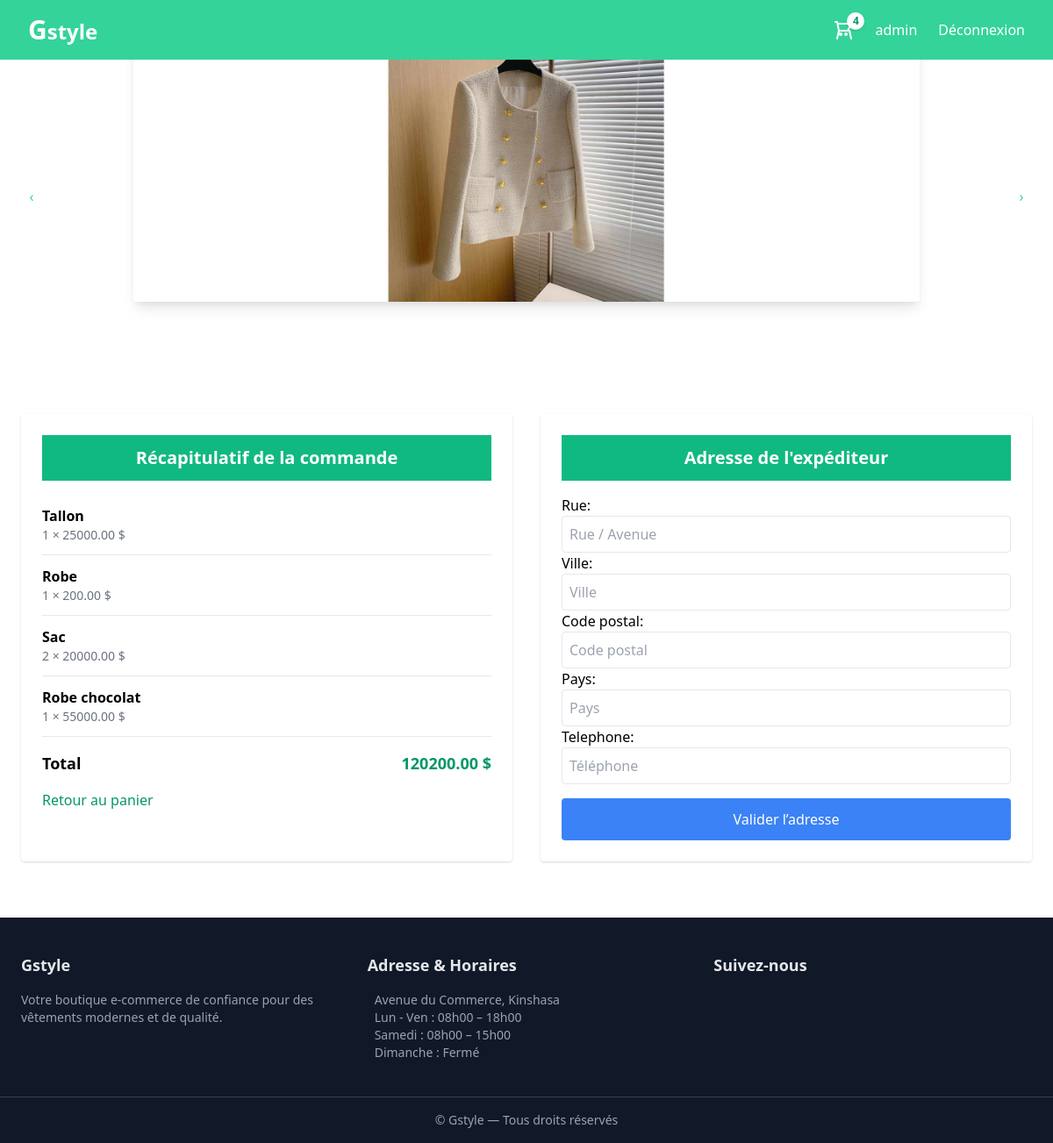
Before: /commandes/checkout/ (signed in) with the older database file.
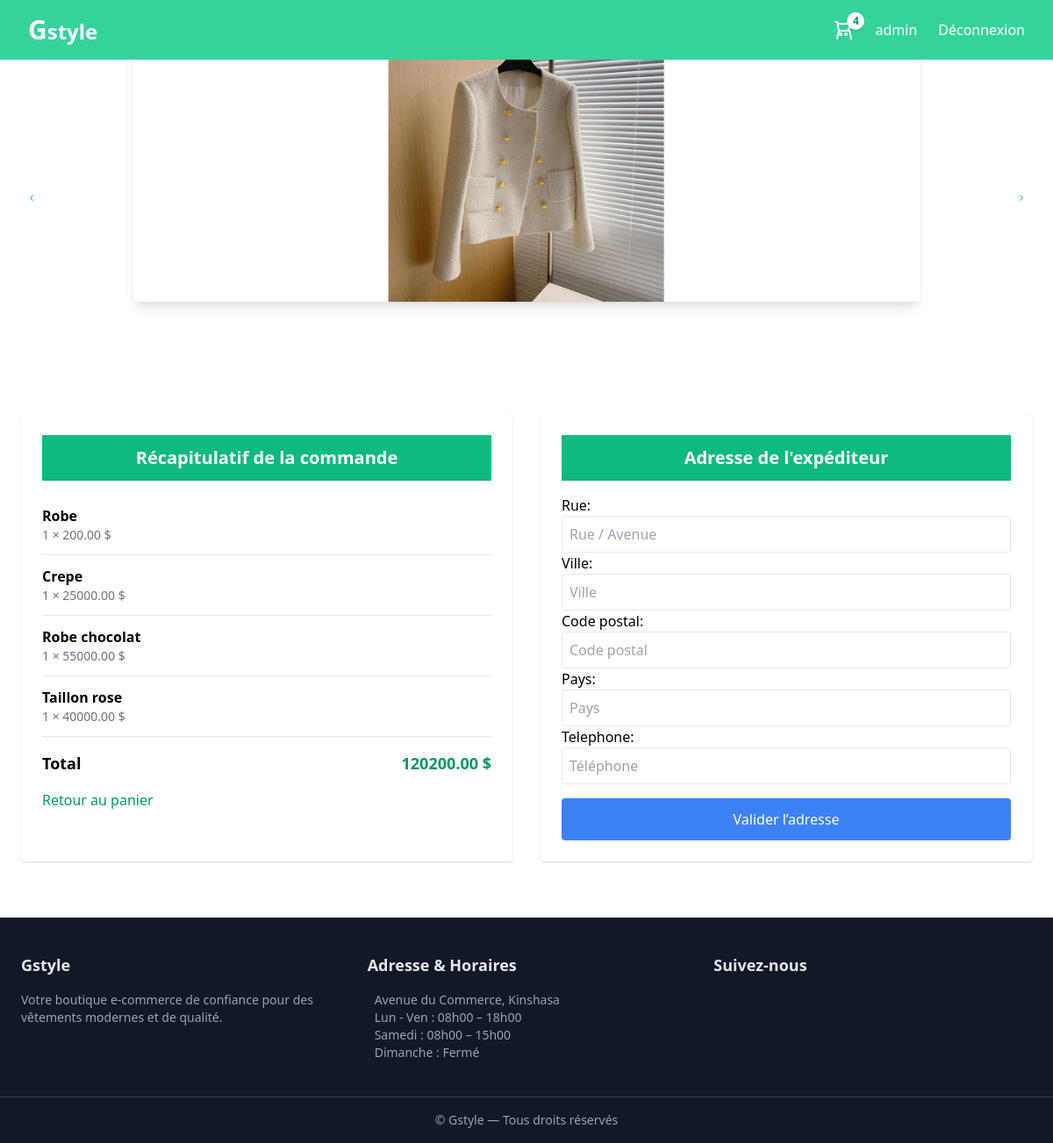
After: the same page with the newer database file.
### panier/models.py (models this page shows, shortened)
class LignePanier(models.Model):
    panier = models.ForeignKey(Panier, on_delete=models.CASCADE)
    produit = models.ForeignKey(Produit, on_delete=models.CASCADE)
    quantite = models.PositiveIntegerField(default=1)
    class Meta:
        unique_together = ('panier', 'produit')
    def total(self):
        return self.quantite * self.produit.prix

### products/models.py (models this page shows, shortened)
class Produit(models.Model):
    nom = models.CharField(max_length=200)
    description = models.TextField()
    prix = models.DecimalField(max_digits=10, decimal_places=2)
    image = models.ImageField(upload_to='products/')
    stock = models.PositiveIntegerField(default=0)
    est_populaire = models.BooleanField(default=False)
    categorie = models.ForeignKey(Categorie, on_delete=models.SET_NULL, null=True, blank=True)

### commandes/views.py (the view)
# urls.py: path("checkout/", views.checkout, name="checkout"),
@login_required
def checkout(request):
    panier = get_object_or_404(Panier, user=request.user)
    if panier.lignepanier_set.count() == 0:
        return redirect('cart')
    if request.method == "POST":
        form = AdresseForm(request.POST)
        if form.is_valid():
            adresse = form.save(commit=False)
            adresse.user = request.user
            adresse.save()
            commande = Commande.objects.create(
                user=request.user,
                adresse=adresse,
                prix_total=panier.total_price(),
                statut="EN_ATTENTE"
            )
            for ligne in panier.lignepanier_set.all():
                LigneCommande.objects.create(
                    commande=commande,
                    produit=ligne.produit,
                    quantite=ligne.quantite,
                    prix_unitaire=ligne.produit.prix
                )
            return render(request, "commandes/commande.html", {
                "panier": panier,
                "form": form,
                "commande": commande,
                "open_payment": True
            })
    else:
        form = AdresseForm()
    return render(request, "commandes/commande.html", {
        "panier": panier,
        "form": form
    })

### commandes/forms.py
class AdresseForm(forms.ModelForm):
    class Meta:
        model = Adresse
        fields = [
            "rue",
            "ville",
            "code_postal",
            "pays",
            "telephone"
        ]
        widgets = {
            "rue": forms.TextInput(attrs={
                "class": "w-full p-2 border rounded",
                "placeholder": "Rue / Avenue"
            }),
            "ville": forms.TextInput(attrs={
                "class": "w-full p-2 border rounded",
                "placeholder": "Ville"
            }),
            "code_postal": forms.TextInput(attrs={
                "class": "w-full p-2 border rounded",
                "placeholder": "Code postal"
            }),
            "pays": forms.TextInput(attrs={
                "class": "w-full p-2 border rounded",
                "placeholder": "Pays"
            }),
            "telephone": forms.TextInput(attrs={
                "class": "w-full p-2 border rounded",
                "placeholder": "Téléphone"
            }),
        }

### panier/models.py (called while the page is built)
    def total_items_count(self):
        return self.lignepanier_set.count()

### commandes/templates/commandes/commande.html (shortened to what this page needs)
{% extends "base.html" %}
{% load static %}
{% block content %}
<div class="max-w-7xl mx-auto grid grid-cols-1 md:grid-cols-2 gap-8 mt-20">
    <div class="bg-white p-6 rounded shadow">
        <h2 class="text-xl text-center py-3 text-white bg-green-500 font-bold mb-4">Récapitulatif de la commande</h2>
        {% for ligne in panier.lignepanier_set.all %}
        <div class="flex justify-between items-center border-b py-3">
            <div>
                <p class="font-semibold">{{ ligne.produit.nom }}</p>
                <p class="text-sm text-gray-500">
                    {{ ligne.quantite }} × {{ ligne.produit.prix }} $
                </p>
            </div>
        </div>
        {% endfor %}
        <div class="flex justify-between mt-4 font-bold text-lg">
            <span>Total</span>
            <span class="text-green-600">{{ panier.total_price }} $</span>
        </div>
        <a href="{% url 'cart' %}"
           class="inline-block mt-4 text-green-600 hover:underline">
            Retour au panier
        </a>
    </div>
    <div class="bg-white p-6 rounded shadow">
        <h2 class="text-xl text-center py-3 text-white bg-green-500 font-bold mb-4">Adresse de l'expéditeur</h2>
        <form method="post">
            {{ form.as_p }}
            <button type="submit"
                class="w-full mt-4 bg-blue-500 text-white py-3 rounded">
                Valider l’adresse
            </button>
        </form>
    </div>
</div>
{% endblock %}

Changed rows visible on the page:
removed LignePanier: produit.nom "Tallon", quantite "1", produit.prix "25000.00"
removed LignePanier: produit.nom "Sac", quantite "2", produit.prix "20000.00"
added LignePanier: produit.nom "Crepe", quantite "1", produit.prix "25000.00"
added LignePanier: produit.nom "Taillon rose", quantite "1", produit.prix "40000.00"
